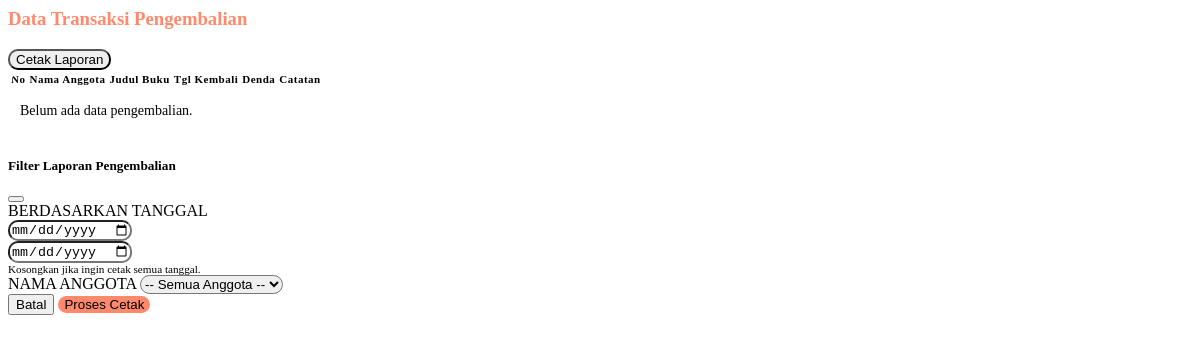
/admin/transaksi.php, run on an earlier commit of the app's database.
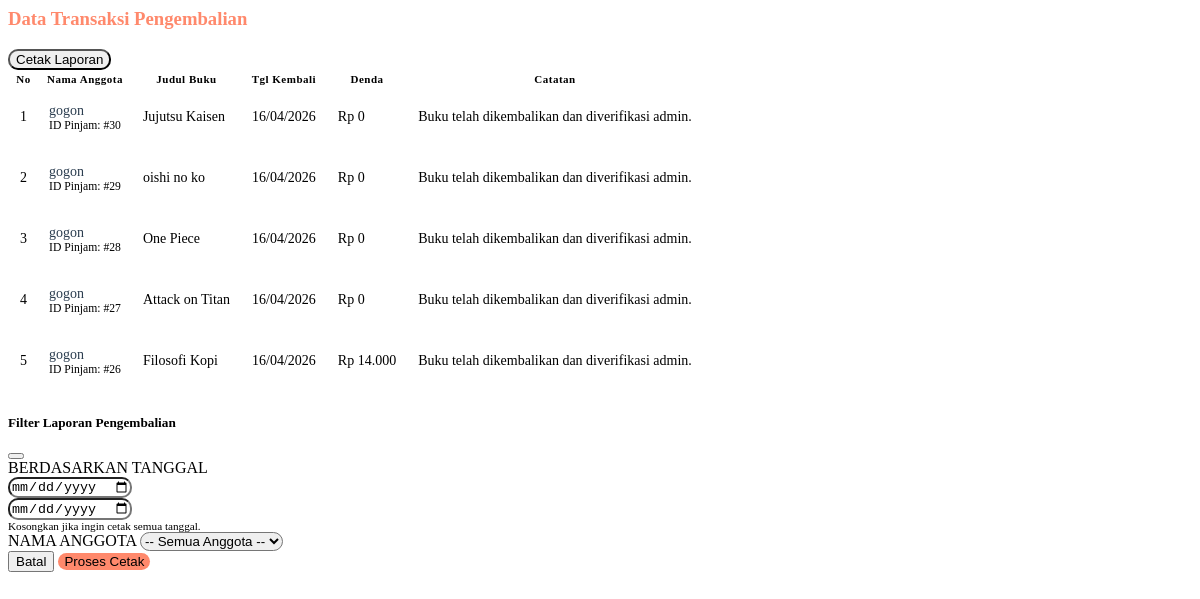
And on a later commit of the database.
### tables this page shows
CREATE TABLE `pengembalian` (
  `id_kembali` int NOT NULL,
  `id_pinjam` int NOT NULL,
  `tanggal_kembali` date NOT NULL,
  `denda_total` int NOT NULL,
  `catatan` varchar(200) NOT NULL,
  `status_kembali` enum('selesai','pending') NOT NULL
);

CREATE TABLE `anggota` (
  `id_anggota` int NOT NULL,
  `no_anggota` varchar(30) NOT NULL,
  `nama` varchar(100) NOT NULL,
  `kelas` varchar(50) NOT NULL,
  `alamat` varchar(200) NOT NULL,
  `no_hp` varchar(255) NOT NULL,
  `tanggal_daftar` date NOT NULL,
  `status` enum('aktif','nonaktif') NOT NULL,
  `id_user` int NOT NULL
);

CREATE TABLE `buku` (
  `id_buku` int NOT NULL,
  `foto` text NOT NULL,
  `isbn` varchar(30) NOT NULL,
  `judul` varchar(150) NOT NULL,
  `pengarang` varchar(100) NOT NULL,
  `penerbit` varchar(100) NOT NULL,
  `tahun_terbit` int NOT NULL,
  `kategori` varchar(50) NOT NULL,
  `lokasi_rak` varchar(30) NOT NULL,
  `stok_total` int NOT NULL,
  `stok_tersedia` int NOT NULL
);

### admin/transaksi.php (the view, shortened to what this page needs)
<?php
include '../inc/koneksi.php';
?>
<div class="d-flex justify-content-between align-items-center mb-4">
    <h3 style="color: #ff896c;">Data Transaksi Pengembalian</h3>
    <div>
        <button data-bs-toggle="modal" data-bs-target="#modalCetak" class="btn btn-dark px-3 py-2 shadow-sm" style="border-radius: 10px;">
            <i class="bi bi-printer me-2"></i> Cetak Laporan
</button>
    </div>
</div>
<div class="card border-0 shadow-sm" style="border-radius: 20px; overflow: hidden;" data-aos="fade-up">
    <div class="table-responsive p-4">
        <table class="table table-hover align-middle">
            <thead class="bg-light text-muted small text-uppercase">
                <tr>
                    <th class="border-0">No</th>
                    <th class="border-0">Nama Anggota</th>
                    <th class="border-0">Judul Buku</th>
                    <th class="border-0">Tgl Kembali</th>
                    <th class="border-0">Denda</th>
                    <th class="border-0">Catatan</th>
                </tr>
            </thead>
            <tbody>
                <?php
                $no = 1;
                    $sql = "SELECT
                                pengembalian.*,
                                anggota.nama,
                                buku.judul
                            FROM pengembalian
                            JOIN peminjaman ON pengembalian.id_pinjam = peminjaman.id_pinjam
                            JOIN anggota ON peminjaman.id_anggota = anggota.id_anggota
                            JOIN detail_peminjaman ON peminjaman.id_pinjam = detail_peminjaman.id_pinjam
                            JOIN buku ON detail_peminjaman.id_buku = buku.id_buku
                            WHERE pengembalian.status_kembali != 'pending'
                            ORDER BY pengembalian.id_kembali DESC";
                $query = mysqli_query($koneksi, $sql);
                if (!$query) {
                    echo "<tr><td colspan='6' class='text-danger fw-bold text-center py-4'>";
                    echo "Terjadi Kesalahan Query: " . mysqli_error($koneksi);
                    echo "</td></tr>";
                } else if (mysqli_num_rows($query) == 0) {
                    echo "<tr><td colspan='6' class='text-center py-4 text-muted'>Belum ada data pengembalian.</td></tr>";
                } else {
                    while($row = mysqli_fetch_array($query)) {
                ?>
                <tr>
                    <td><?= $no++; ?></td>
                    <td>
                        <div class="fw-bold text-navy"><?= $row['nama']; ?></div>
                        <small class="text-muted">ID Pinjam: #<?= $row['id_pinjam']; ?></small>
                    </td>
                    <td style="max-width: 200px;"><?= $row['judul']; ?></td>
                    <td><?= date('d/m/Y', strtotime($row['tanggal_kembali'])); ?></td>
                    <td>
                        <?php if($row['denda_total'] > 0): ?>
                            <span class="text-danger fw-bold">Rp <?= number_format($row['denda_total'], 0, ',', '.'); ?></span>
                        <?php else: ?>
                            <span class="text-success fw-bold">Rp 0</span>
                        <?php endif; ?>
                    </td>
                    <td>
                        <span class="badge bg-light text-muted border px-2 py-1" style="font-weight: normal;">
                            <?= $row['catatan'] ? $row['catatan'] : 'Tidak ada catatan'; ?>
                        </span>
                    </td>
                </tr>
                <?php
                    }
                }
                ?>
            </tbody>
        </table>
    </div>
</div>
<?php include 'cetak_laporan.php';?>

What changed in the data, as far as the page shows it:
added pengembalian: anggota.nama "gogon", id_pinjam "30", buku.judul "Jujutsu Kaisen", tanggal_kembali "16/04/2026", denda_total "Rp 0", catatan "Buku telah dikembalikan dan diverifikasi admin."
added pengembalian: anggota.nama "gogon", id_pinjam "29", buku.judul "oishi no ko", tanggal_kembali "16/04/2026", denda_total "Rp 0", catatan "Buku telah dikembalikan dan diverifikasi admin."
added pengembalian: anggota.nama "gogon", id_pinjam "28", buku.judul "One Piece", tanggal_kembali "16/04/2026", denda_total "Rp 0", catatan "Buku telah dikembalikan dan diverifikasi admin."
added pengembalian: anggota.nama "gogon", id_pinjam "27", buku.judul "Attack on Titan", tanggal_kembali "16/04/2026", denda_total "Rp 0", catatan "Buku telah dikembalikan dan diverifikasi admin."
added pengembalian: anggota.nama "gogon", id_pinjam "26", buku.judul "Filosofi Kopi", tanggal_kembali "16/04/2026", denda_total "14.000", catatan "Buku telah dikembalikan dan diverifikasi admin."
Also different on the page:
text no longer shown: "Belum ada data pengembalian."
